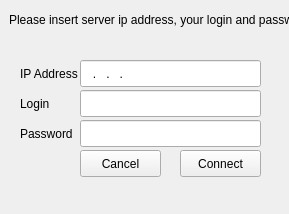
<?xml version="1.0" encoding="UTF-8"?>
<ui version="4.0">
 <class>StartWindow</class>
 <widget class="QMainWindow" name="StartWindow">
  <property name="geometry">
   <rect>
    <x>0</x>
    <y>0</y>
    <width>289</width>
    <height>214</height>
   </rect>
  </property>
  <property name="windowTitle">
   <string>MainWindow</string>
  </property>
  <widget class="QWidget" name="centralwidget">
   <widget class="QLineEdit" name="login">
    <property name="geometry">
     <rect>
      <x>80</x>
      <y>90</y>
      <width>181</width>
      <height>27</height>
     </rect>
    </property>
    <property name="focusPolicy">
     <enum>Qt::TabFocus</enum>
    </property>
    <property name="echoMode">
     <enum>QLineEdit::Normal</enum>
    </property>
   </widget>
   <widget class="QLabel" name="label_4">
    <property name="geometry">
     <rect>
      <x>9</x>
      <y>0</y>
      <width>291</width>
      <height>40</height>
     </rect>
    </property>
    <property name="text">
     <string>Please insert server ip address, your login and password</string>
    </property>
   </widget>
   <widget class="QLabel" name="label_2">
    <property name="geometry">
     <rect>
      <x>20</x>
      <y>90</y>
      <width>80</width>
      <height>27</height>
     </rect>
    </property>
    <property name="text">
     <string>Login</string>
    </property>
   </widget>
   <widget class="QLineEdit" name="serverip">
    <property name="geometry">
     <rect>
      <x>80</x>
      <y>60</y>
      <width>181</width>
      <height>27</height>
     </rect>
    </property>
    <property name="focusPolicy">
     <enum>Qt::StrongFocus</enum>
    </property>
    <property name="inputMask">
     <string>000.000.000.000; </string>
    </property>
   </widget>
   <widget class="QLabel" name="label_3">
    <property name="geometry">
     <rect>
      <x>20</x>
      <y>120</y>
      <width>80</width>
      <height>27</height>
     </rect>
    </property>
    <property name="text">
     <string>Password</string>
    </property>
   </widget>
   <widget class="QLabel" name="info">
    <property name="geometry">
     <rect>
      <x>10</x>
      <y>30</y>
      <width>271</width>
      <height>27</height>
     </rect>
    </property>
    <property name="styleSheet">
     <string notr="true">color: rgb(255, 0, 0);</string>
    </property>
    <property name="text">
     <string/>
    </property>
    <property name="alignment">
     <set>Qt::AlignCenter</set>
    </property>
   </widget>
   <widget class="QLineEdit" name="password">
    <property name="geometry">
     <rect>
      <x>80</x>
      <y>120</y>
      <width>181</width>
      <height>27</height>
     </rect>
    </property>
    <property name="focusPolicy">
     <enum>Qt::TabFocus</enum>
    </property>
    <property name="echoMode">
     <enum>QLineEdit::Password</enum>
    </property>
   </widget>
   <widget class="QLabel" name="label">
    <property name="geometry">
     <rect>
      <x>20</x>
      <y>60</y>
      <width>80</width>
      <height>27</height>
     </rect>
    </property>
    <property name="text">
     <string>IP Address</string>
    </property>
   </widget>
   <widget class="QPushButton" name="connectButton">
    <property name="geometry">
     <rect>
      <x>180</x>
      <y>150</y>
      <width>81</width>
      <height>27</height>
     </rect>
    </property>
    <property name="text">
     <string>Connect</string>
    </property>
   </widget>
   <widget class="QPushButton" name="cancelButton">
    <property name="geometry">
     <rect>
      <x>80</x>
      <y>150</y>
      <width>81</width>
      <height>27</height>
     </rect>
    </property>
    <property name="text">
     <string>Cancel</string>
    </property>
   </widget>
   <zorder>serverip</zorder>
   <zorder>label_4</zorder>
   <zorder>label_2</zorder>
   <zorder>label_3</zorder>
   <zorder>info</zorder>
   <zorder>password</zorder>
   <zorder>label</zorder>
   <zorder>connectButton</zorder>
   <zorder>cancelButton</zorder>
   <zorder>login</zorder>
  </widget>
  <widget class="QMenuBar" name="menubar">
   <property name="geometry">
    <rect>
     <x>0</x>
     <y>0</y>
     <width>289</width>
     <height>20</height>
    </rect>
   </property>
  </widget>
 </widget>
 <tabstops>
  <tabstop>serverip</tabstop>
  <tabstop>login</tabstop>
  <tabstop>password</tabstop>
  <tabstop>connectButton</tabstop>
  <tabstop>cancelButton</tabstop>
 </tabstops>
 <resources/>
 <connections/>
</ui>
